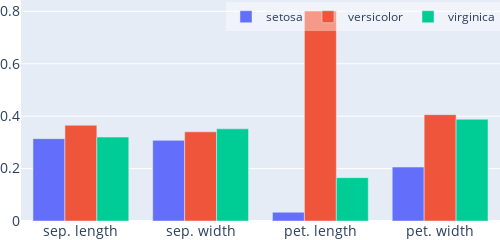
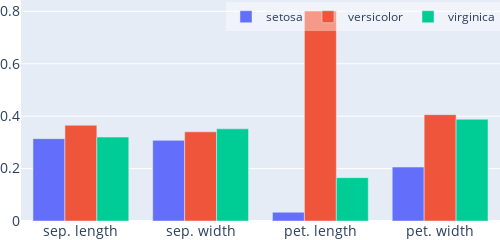

Here is the notebook cell these charts were saved with, in order:
### Code cell
#Plot the Shapley compositions as histograms
explainer.shapley_histogram(figheight=200)

### Figure 1 — Plotly figure (JSON) as saved in the notebook; plotly's stock layout.template omitted (floating-point values rounded to 4 significant figures)
{"data": [{"name": "setosa", "type": "bar", "x": ["sep. length", "sep. width", "pet. length", "pet. width"], "y": [0.3143, 0.3077, 0.0334, 0.2059]}, {"name": "versicolor", "type": "bar", "x": ["sep. length", "sep. width", "pet. length", "pet. width"], "y": [0.3654, 0.3404, 0.8011, 0.4059]}, {"name": "virginica", "type": "bar", "x": ["sep. length", "sep. width", "pet. length", "pet. width"], "y": [0.3203, 0.3519, 0.1655, 0.3882]}], "layout": {"autosize": false, "bargroupgap": 0, "barmode": "group", "font": {"size": 14}, "height": 200, "legend": {"bgcolor": "rgba(255,255,255,0.4)", "font": {"size": 12}, "orientation": "h", "x": 1, "xanchor": "right", "y": 0.99, "yanchor": "top"}, "margin": {"b": 0, "l": 0, "r": 0, "t": 0}, "width": 500, "xaxis": {"autorange": true, "range": [-0.5, 3.5], "type": "category"}, "yaxis": {"autorange": true, "range": [0, 0.8433], "type": "linear"}}}

### Figure 2 — Plotly figure (JSON) as saved in the notebook; plotly's stock layout.template omitted (floating-point values rounded to 4 significant figures)
{"data": [{"name": "setosa", "type": "bar", "x": ["sep. length", "sep. width", "pet. length", "pet. width"], "y": [0.3143, 0.3077, 0.0334, 0.2059]}, {"name": "versicolor", "type": "bar", "x": ["sep. length", "sep. width", "pet. length", "pet. width"], "y": [0.3654, 0.3404, 0.8011, 0.4059]}, {"name": "virginica", "type": "bar", "x": ["sep. length", "sep. width", "pet. length", "pet. width"], "y": [0.3203, 0.3519, 0.1655, 0.3882]}], "layout": {"autosize": false, "bargroupgap": 0, "barmode": "group", "font": {"size": 14}, "height": 200, "legend": {"bgcolor": "rgba(255,255,255,0.4)", "font": {"size": 12}, "orientation": "h", "x": 1, "xanchor": "right", "y": 0.99, "yanchor": "top"}, "margin": {"b": 0, "l": 0, "r": 0, "t": 0}, "width": 500, "xaxis": {"autorange": true, "range": [-0.5, 3.5], "type": "category"}, "yaxis": {"autorange": true, "range": [0, 0.8433], "type": "linear"}}}
